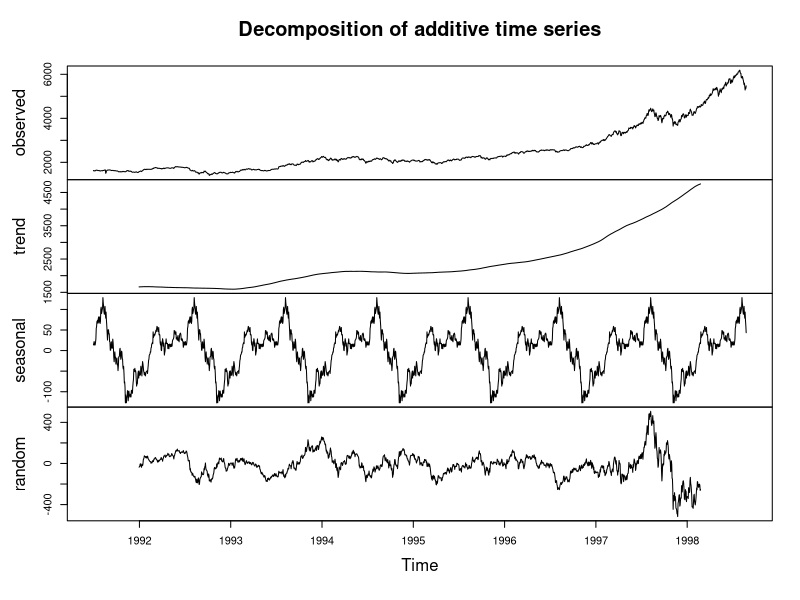
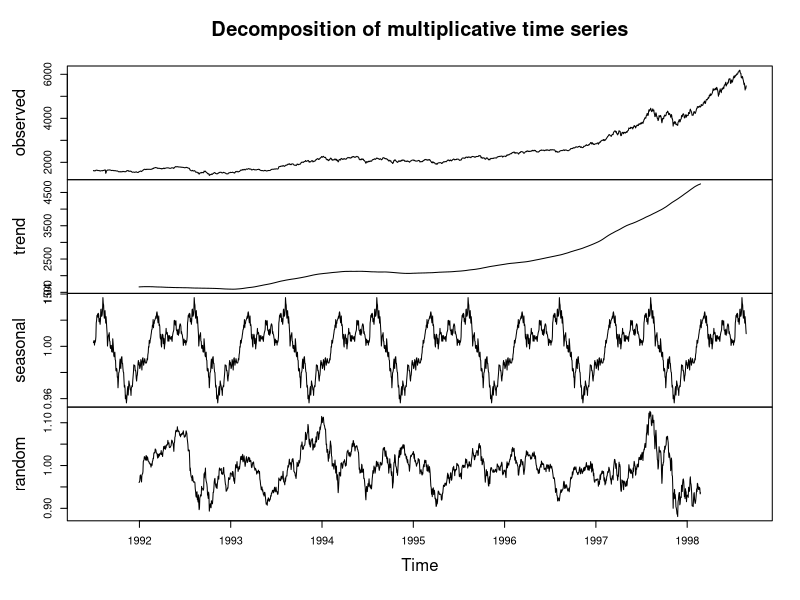
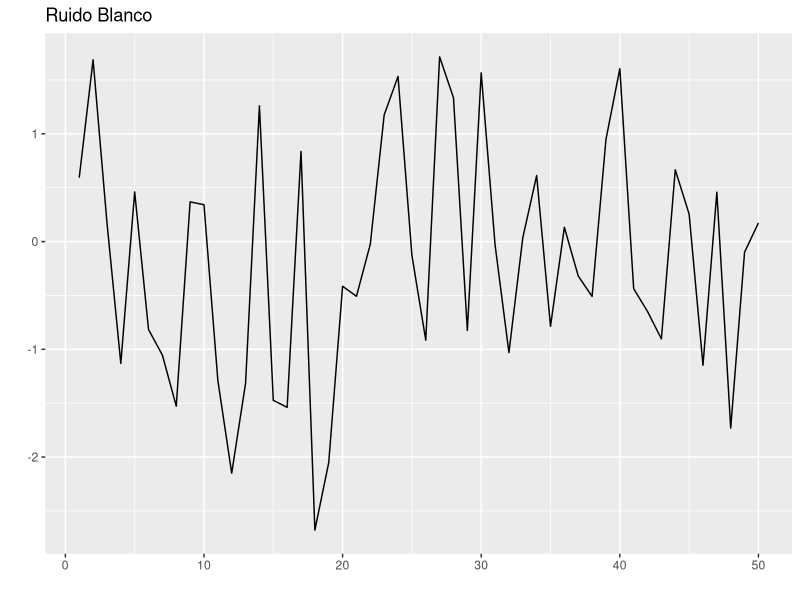
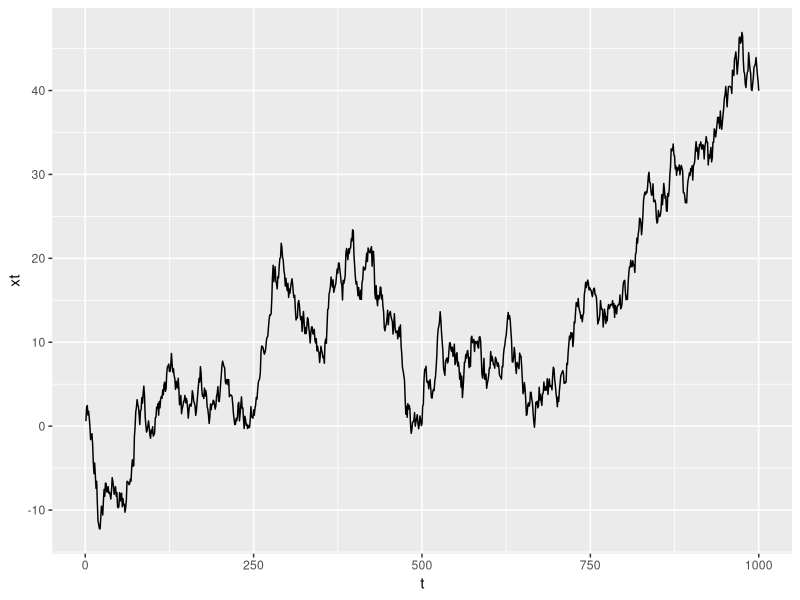
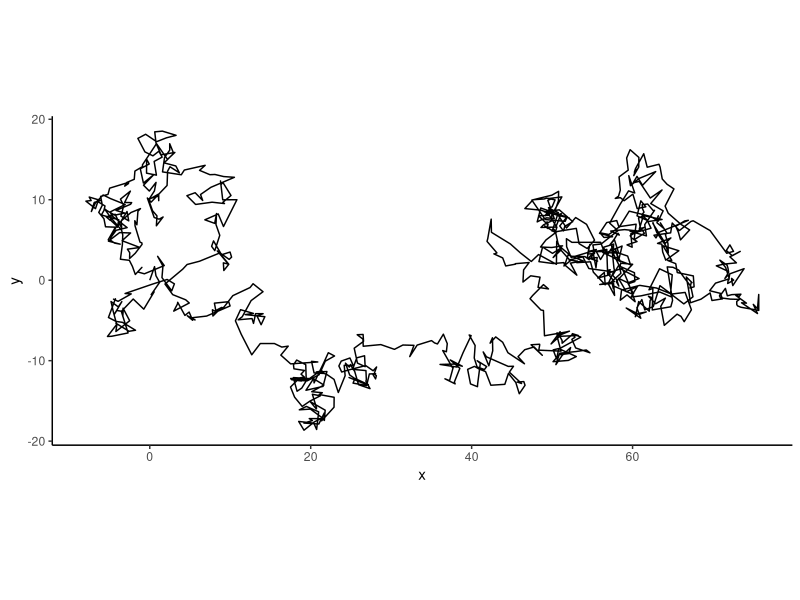
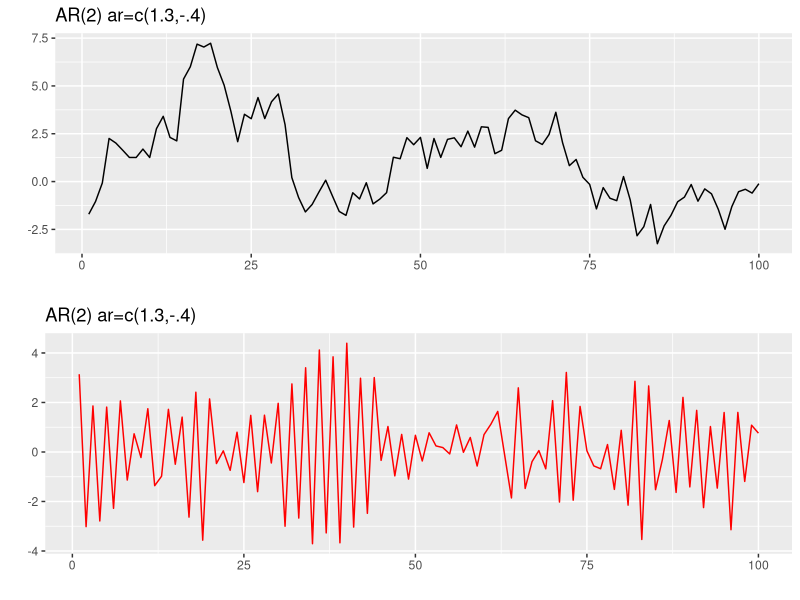
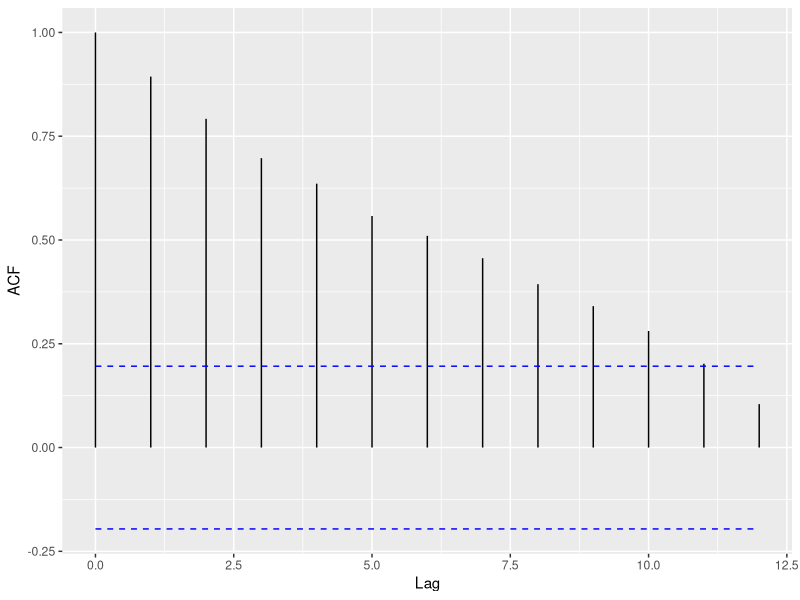
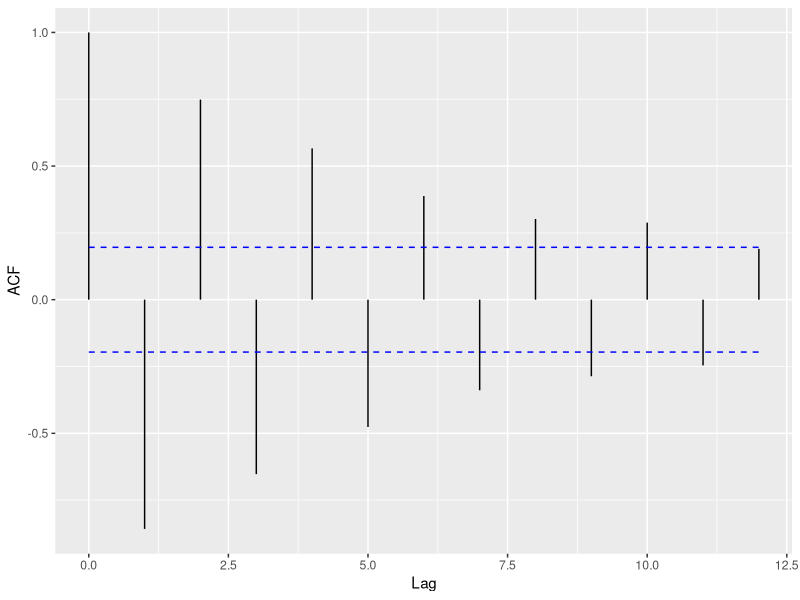

Reproduce these figures in R, in order.
## ---- chunk 1
knitr::opts_chunk$set(cache=TRUE)
knitr::opts_chunk$set(fig.path='figs/')
knitr::opts_chunk$set(cache.path='cache/')

knitr::opts_chunk$set(
                  fig.process = function(x) {
                      x2 = sub('-\\d+([.][a-z]+)$', '\\1', x)
                      if (file.rename(x, x2)) x2 else x
                      }
                  )
library(tidyverse)
## ---- chunk 2
tsData <- EuStockMarkets[, 1] 
decomposedRes2 <- decompose(tsData, type="additive")
plot(decomposedRes2)
## ---- chunk 3
decomposedRes1 <- decompose(tsData, type="mult") 
plot(decomposedRes1)
## ---- chunk 4
library(ggplot2)
library(ggfortify)
library(gridExtra)
set.seed(414)
y <- ts(rnorm(50))
## ---- chunk 5
autoplot(y) + ggtitle("Ruido Blanco")
## ---- chunk 6
set.seed(414)
random_walk <- function(number=1000){
  data.frame(x = rnorm(number),
             t = c(1:1000)) %>%
    mutate(xt = cumsum(x))
}
p <- ggplot() + aes(x = t, y = xt)
## ---- chunk 7
p + geom_line(data = random_walk())
## ---- chunk 8
set.seed(414)
Xt = 0; Yt = 0
for (i in 2:1000)
{
  Xt[i] = Xt[i-1] + rnorm(1,0,1)
  Yt[i] = Yt[i-1] + rnorm(1,0,1)
}
df <- data.frame(x = Xt, y = Yt)
## ---- chunk 9
ggplot(df, aes(x=x, y=y)) + geom_path() + theme_classic()+
  coord_fixed(1)
## ---- chunk 10
set.seed(414)
ar1_a<-arima.sim(list(order=c(1,0,0), ar=.9), n=100)
ar1_b<-arima.sim(list(order=c(1,0,0), ar=-.9), n=100)
p1<-autoplot(ar1_a, ts.colour = 'black', main = 'AR(2) ar=c(1.3,-.4)')
p2<-autoplot(ar1_b, ts.colour = 'red', main = 'AR(2) ar=c(1.3,-.4)')
## ---- chunk 11
grid.arrange(p1, p2, nrow = 2)
## ---- chunk 12
autoplot(acf(ar1_a, lag.max = 12,plot=FALSE))
## ---- chunk 13
autoplot(acf(ar1_b, lag.max = 12,plot=FALSE))
## ---- chunk 14
library(ggfortify)
set.seed(414)
ar2_a<-arima.sim(model=list(ar=c(1.3,-.4)),100)
ar2_b<-arima.sim(model=list(ar=c(.8,-.7)),100)
plot_1<-autoplot(ar2_a, ts.colour = 'red',
                 ts.linetype = 'dashed', main = 'AR(2) ar=c(1.3,-.4)')
plot_2<-autoplot(ar2_b, ts.colour = 'red',
                 ts.linetype = 'dashed', main = 'AR(2) ar=c(.8,-.7)')
## ---- chunk 15
plot_1
## ---- chunk 16
plot_2
## ---- chunk 17
ar2_c<-arima.sim(model=list(ar=c(1.2,-.32)),100)
plot_3<-autoplot(ar2_c, ts.colour = 'black',
                 main = 'AR(2) ar=c(1.2,-.32)')
## ---- chunk 18
plot_3
